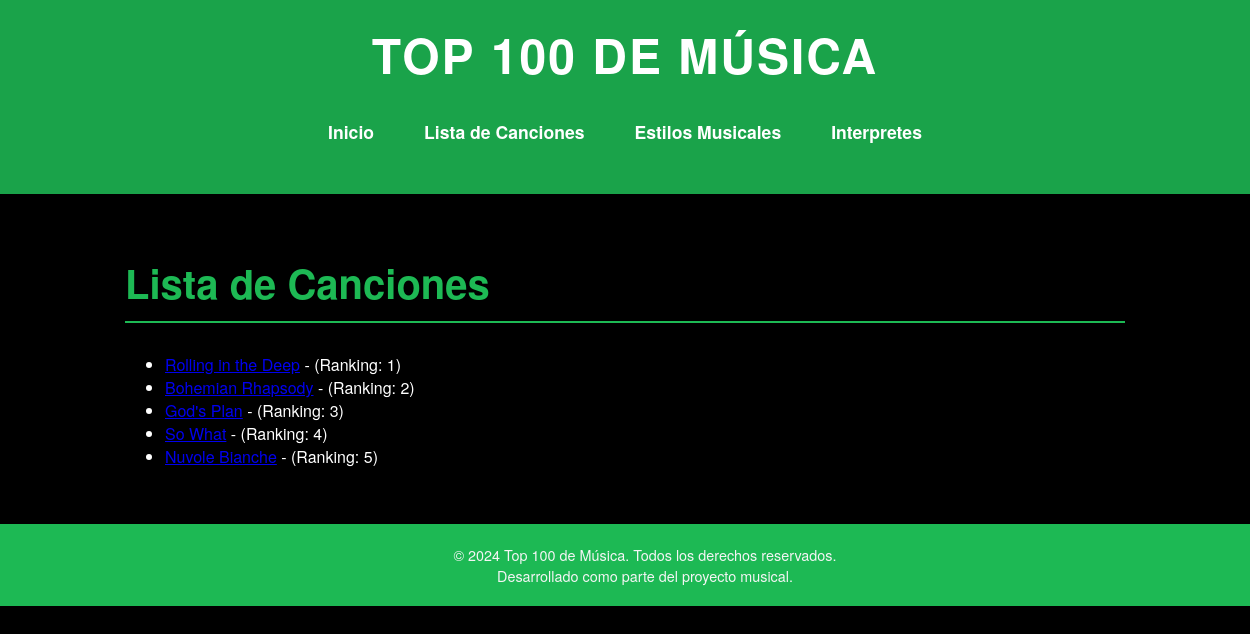
/appTop100Django/canciones/, run on the app's committed database.
### appTop100Django/models.py (models this page shows, shortened)
class Cancion(models.Model):
    titulo = models.CharField(max_length=50)
    duracion = models.IntegerField(default=0)
    ranking = models.IntegerField(unique=True)
    fecha = models.DateField()
    estilo = models.ForeignKey(Estilo, on_delete=models.CASCADE)
    intepretes = models.ManyToManyField(Interprete)
    imagen = models.ImageField(upload_to='canciones/', blank=True, null=True)

### appTop100Django/views.py (the view)
# urls.py: path('canciones/', views.lista_canciones, name='lista_canciones'),
def lista_canciones(request):
    canciones = Cancion.objects.all()
    context = {'canciones': canciones}
    return render(request, 'lista_canciones.html', context)

### appTop100Django/templates/lista_canciones.html (shortened to what this page needs)
{% extends 'base.html' %}
{% block contenido %}
<h2>Lista de Canciones</h2>
<ul>
    {% for cancion in canciones %}
        <li>
            <a href="{% url 'detalles_cancion' cancion.id %}">{{ cancion.titulo }}</a>
            - {{ cancion.interprete.nombre }} (Ranking: {{ cancion.ranking }})
        </li>
    {% endfor %}
</ul>
{% endblock %}

### appTop100Django/static/css/estilos.css (style rules this page uses)
body { font-family: 'Helvetica Neue', Arial, sans-serif; background-color: #000000; color: #ffffff; margin: 0; padding: 0; }
h2 { font-size: 2.5em; margin-top: 20px; color: #1db954; border-bottom: 2px solid #1db954; padding-bottom: 10px; margin-bottom: 30px; }

### data on the page
Cancion: titulo "Rolling in the Deep", ranking "1"
Cancion: titulo "Bohemian Rhapsody", ranking "2"
Cancion: titulo "God's Plan", ranking "3"
Cancion: titulo "So What", ranking "4"
Cancion: titulo "Nuvole Bianche", ranking "5"
